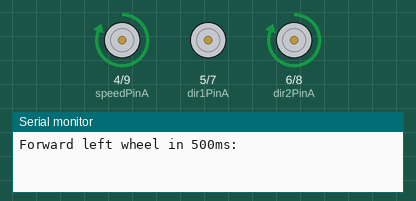
Recording of a sketch running on a simulated Arduino Uno, built with avr-gcc and run on an emulated ATmega328P. Shown: motor-driver pin pairs drawn as motors (green arrow = first pin HIGH = forward, orange = second pin HIGH = backward, longer = more drive), the last lines printed to the serial monitor.

Above: at 0.6 s.
At 3.1 s:
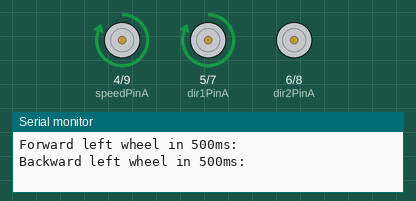
At 5.6 s:
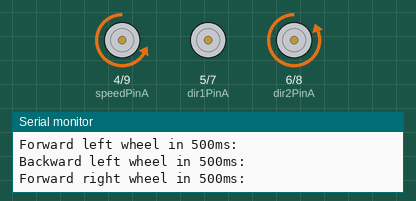
At 8.1 s:
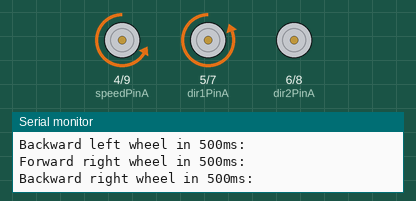
At 10.1 s:
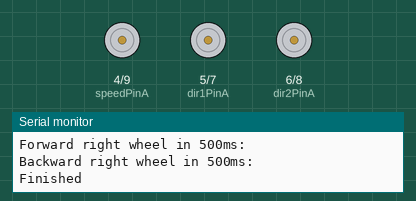
Timing chart, 0 to 11.6 s (numbered marks = the images above):
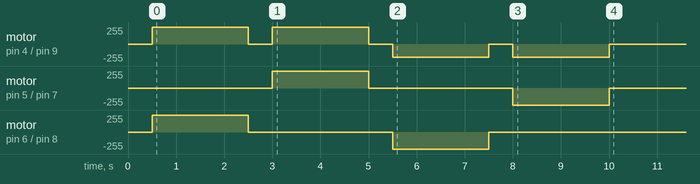

The sketch:

testMotors.ino
```cpp
const int dir2PinB = 8; //Black
const int dir1PinB = 7; //Green
const int speedPinA = 4; //Purple
const int speedPinB = 9; //Yellow
const int dir2PinA = 6; //Orange
const int dir1PinA = 5; //Red


void setup()
{
  Serial.begin(9600);
  pinMode(dir1PinA, OUTPUT);
  pinMode(dir2PinA, OUTPUT);
  pinMode(speedPinA, OUTPUT);
  pinMode(dir1PinB, OUTPUT);
  pinMode(dir2PinB, OUTPUT);
  pinMode(speedPinB, OUTPUT);

  // Run through all configs, check with serial output what is happening

  // Forward left wheel
  Serial.println("Forward left wheel in 500ms:");
  delay(500);
  digitalWrite(dir1PinA, LOW);
  digitalWrite(dir2PinA, HIGH);
  analogWrite(speedPinA, 200);
  delay(2000);
  // Stop
  digitalWrite(dir1PinA, LOW);
  digitalWrite(dir2PinA, LOW);
  analogWrite(speedPinA, 0);

  // Backward left wheel
  Serial.println("Backward left wheel in 500ms:");
  delay(500);
  digitalWrite(dir1PinA, HIGH);
  digitalWrite(dir2PinA, LOW);
  analogWrite(speedPinA, 200);
  delay(2000);
  // Stop
  digitalWrite(dir1PinA, LOW);
  digitalWrite(dir2PinA, LOW);
  analogWrite(speedPinA, 0);

  // Forward left wheel
  Serial.println("Forward right wheel in 500ms:");
  delay(500);
  digitalWrite(dir1PinB, LOW);
  digitalWrite(dir2PinB, HIGH);
  analogWrite(speedPinB, 200);
  delay(2000);
  // Stop
  digitalWrite(dir1PinB, LOW);
  digitalWrite(dir2PinB, LOW);
  analogWrite(speedPinB, 0);

  // Backward right wheel
  Serial.println("Backward right wheel in 500ms:");
  delay(500);
  digitalWrite(dir1PinB, HIGH);
  digitalWrite(dir2PinB, LOW);
  analogWrite(speedPinB, 200);
  delay(2000);
  // Stop
  digitalWrite(dir1PinB, LOW);
  digitalWrite(dir2PinB, LOW);
  analogWrite(speedPinB, 0);

  Serial.println("Finished");
}

void loop()
{

}
```
